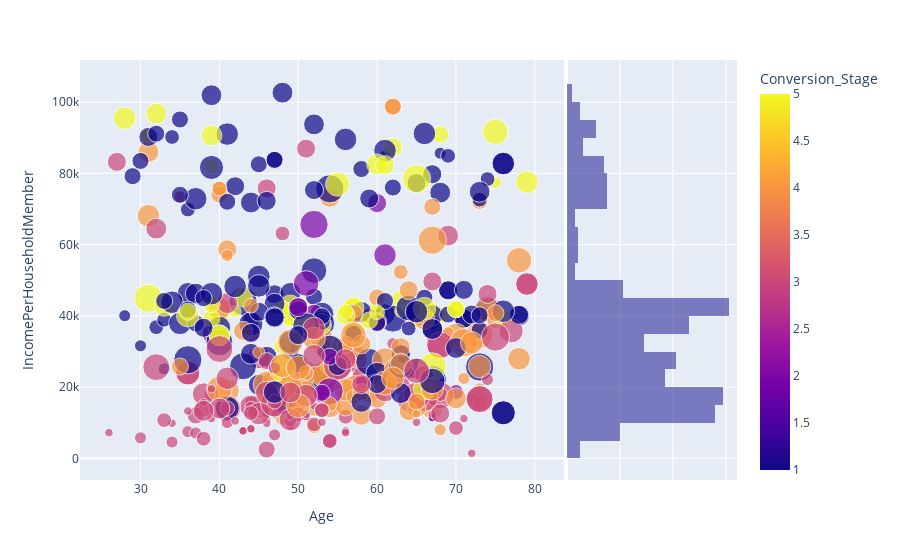

Source (notebook cell):
### Code cell
px.scatter(df.query('Conversion_Stage != 0').dropna(), x='Age', y='IncomePerHouseholdMember', color='Conversion_Stage',
          marginal_y='histogram')

### Figure 1 — Plotly figure (JSON) as saved in the notebook; plotly's stock layout.template omitted (floating-point values rounded to 4 significant figures; data arrays with more than 128 entries replaced by an {"elided": "..."} marker saying what was removed)
{"data": [{"hovertemplate": "Age=%{x}<br>IncomePerHouseholdMember=%{y}<br>NumWebPurchases=%{marker.size}<br>Conversion_Stage=%{marker.color}<extra></extra>", "legendgroup": "", "marker": {"color": {"elided": "457 int values"}, "coloraxis": "coloraxis", "size": {"elided": "457 int values"}, "sizemode": "area", "sizeref": 0.0275, "symbol": "circle"}, "mode": "markers", "name": "", "orientation": "v", "showlegend": false, "type": "scatter", "x": {"elided": "457 int values"}, "xaxis": "x", "y": {"elided": "457 float values"}, "yaxis": "y"}, {"alignmentgroup": "True", "bingroup": "y", "hovertemplate": "IncomePerHouseholdMember=%{y}<br>count=%{x}<extra></extra>", "legendgroup": "", "marker": {"color": "#0d0887"}, "name": "", "offsetgroup": "", "opacity": 0.5, "showlegend": false, "type": "histogram", "xaxis": "x2", "y": {"elided": "457 float values"}, "yaxis": "y2"}], "layout": {"barmode": "overlay", "coloraxis": {"colorbar": {"title": {"text": "Conversion_Stage"}}, "colorscale": [[0, "#0d0887"], [0.1111, "#46039f"], [0.2222, "#7201a8"], [0.3333, "#9c179e"], [0.4444, "#bd3786"], [0.5556, "#d8576b"], [0.6667, "#ed7953"], [0.7778, "#fb9f3a"], [0.8889, "#fdca26"], [1, "#f0f921"]]}, "legend": {"itemsizing": "constant", "tracegroupgap": 0}, "margin": {"t": 60}, "xaxis": {"anchor": "y", "domain": [0, 0.7363], "title": {"text": "Age"}}, "xaxis2": {"anchor": "y2", "domain": [0.7413, 1], "matches": "x2", "showgrid": true, "showline": false, "showticklabels": false, "ticks": ""}, "yaxis": {"anchor": "x", "domain": [0, 1], "title": {"text": "IncomePerHouseholdMember"}}, "yaxis2": {"anchor": "x2", "domain": [0, 1], "matches": "y", "showgrid": true, "showticklabels": false}}}
